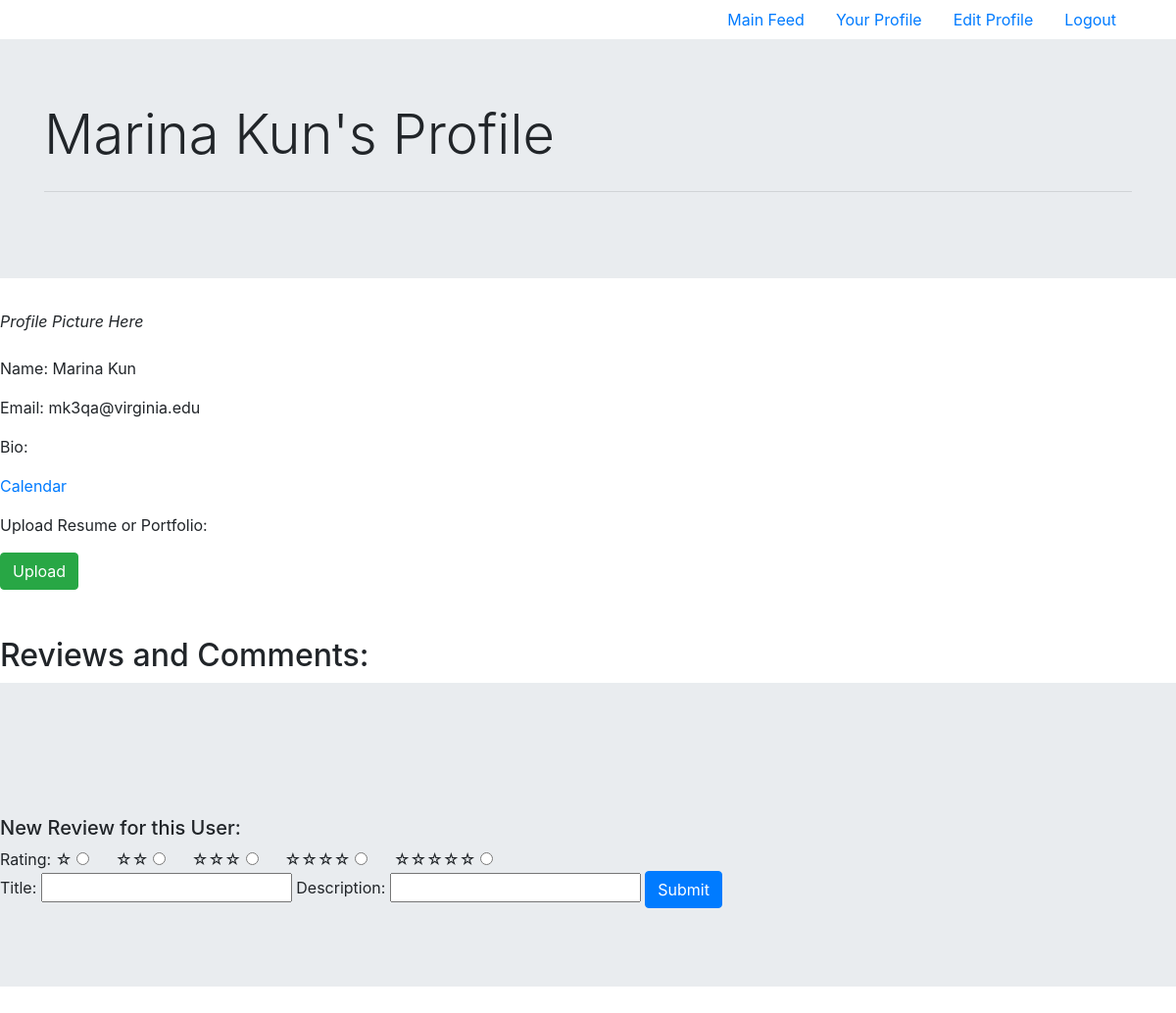
/profile/mk3qa, run on the app's committed database.
### login/models.py (models this page shows, shortened)
class Profile(models.Model):
    user = models.OneToOneField(User, on_delete=models.CASCADE)
    first_name = models.CharField(max_length=50, default='')
    last_name = models.CharField(max_length=50, default='')
    graduation_year = models.PositiveSmallIntegerField(default=2000)
    major = models.CharField(max_length=100, choices=UVA_MAJOR_CHOICES, default='Undeclared')
    computing_id = models.CharField(max_length=7, default = '')

### pages/views.py (the view, shortened to what this page needs)
# urls.py: path(r'profile/<str:computing_id>', views.profile_page, name='profile_page'),
def profile_page(request, computing_id):
    comp = computing_id
    profile = Profile.objects.filter(computing_id = comp)
    comments = Comment.objects.filter(computing_id = comp)
    context = {
        "users" : profile,
        "comments" : comments
        }
    try:
        title = request.POST['title']
        description = request.POST['description']
        stars = request.POST['rating']
    except(KeyError):
        return render(request, 'pages/profile.html', context)
    else:
        comment = Comment(computing_id = comp, comment_title = title, comment_descr = description, rating = stars)
        comment.save()

### pages/templates/pages/profile.html (shortened to what this page needs)
{% extends 'pages/authenticated.html' %} {% load static %} {% block pagename %}Profile{% endblock %} {% block content %}
{% load crispy_forms_tags %}
<div>
	<div class="jumbotron jumbotron-fluid">
		<div class="container">
			<h1 class="display-4">
				{% for user in users %} {{user.first_name}} {{user.last_name}}'s Profile
				<br>
			</h1>
			<hr class="my-4">
		</div>
	</div>
	<div>
		<section>
			<i>Profile Picture Here </i>
			<br>
			<br>
			<p>Name: {{user.first_name}} {{user.last_name}}</p>
			<p>Email: {{user.computing_id}}@virginia.edu</p>
			<p>Bio: </p>
			<p><a href="https://skilletz-app.herokuapp.com/availability">Calendar</a></p>
			<p>Upload Resume or Portfolio: </p>
			<button type="submit" class="btn btn-success">Upload</button>
		</section>
	</div>
</div>
<br>
<br>
<section>
	<H2 class="display-6"> Reviews and Comments: </H2>
	<div class="jumbotron jumbotron-fluid">
		<div="container">
			<br>
			<br>
			<br>
			<H5 class="display-6"> New Review for this User: </H5>
			<form action="{% url 'pages:profile_page' user.computing_id %}" method="post">
				{% csrf_token %} Rating: ☆
				<input type="radio" name="rating" value="☆"> &nbsp;&nbsp;&nbsp;&nbsp;&nbsp;☆☆
				<input type="radio" name="rating" value="☆☆"> &nbsp;&nbsp;&nbsp;&nbsp;&nbsp;☆☆☆
				<input type="radio" name="rating" value="☆☆☆"> &nbsp;&nbsp;&nbsp;&nbsp;&nbsp;☆☆☆☆
				<input type="radio" name="rating" value="☆☆☆☆"> &nbsp;&nbsp;&nbsp;&nbsp;&nbsp;☆☆☆☆☆
				<input type="radio" name="rating" value="☆☆☆☆☆">
				<br> Title:
				<input type="text" name="title">
				<label for="title" Comment.comment_title</label>
					Description:
					<input type="text" name="description">
					<label for="description" Comment.comment_descr</label>
						<button type="submit" class="btn btn-primary">Submit</button>
			</form>
	</div>
</section>
{%endfor%} {% endblock %}

### data on the page
Profile: first_name "Marina", last_name "Kun", computing_id "mk3qa"
